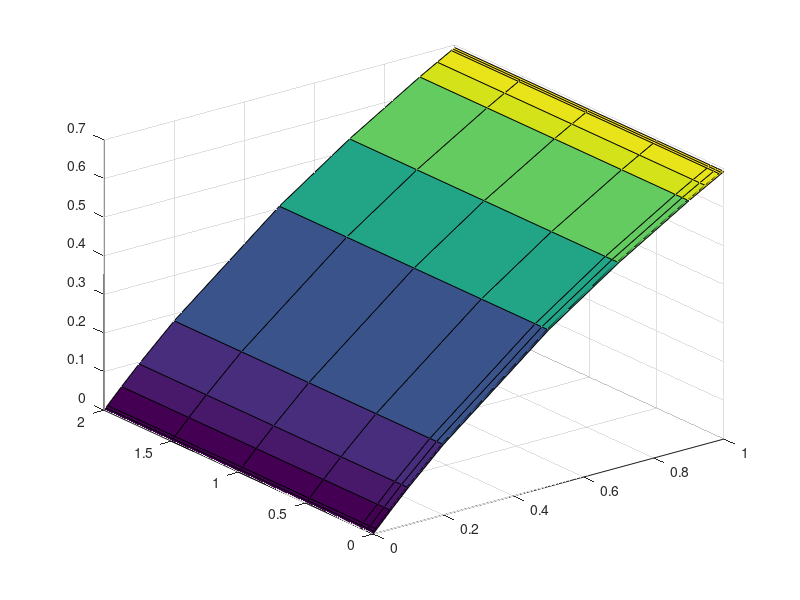

Recreate this plot in MATLAB.
clear;
clc;
load("datapredict.mat");



%%
% % 定义符号变量x
% syms x t
% 
% % 定义函数表达式
% y1 = x^2 + 3*x + t;
% y2 = x^2 + 3*x + t;
% 
% % 对函数表达式求导
% dy1_dx = diff(y1, x);
% dy1_dxdx = diff(dy1_dx, x);
% dy1_dt = diff(y1, t);
% 
% % 对函数表达式求导
% dy2_dx = diff(y2, x);
% dy2_dxdx = diff(dy2_dx, x);
% dy2_dt = diff(y2, t);
% 
% 
% 
% % 显示导数
% disp(dy1_dxdx -dy1_dt);
% disp(dy2_dxdx -dy2_dt);




x = [0 0.005 0.01 0.05 0.1 0.2 0.5 0.7 0.9 0.95 0.99 0.995 1];
t = [0 0.005 0.01 0.05 0.1 0.5 1 1.5 2];
ans = log(x + 1.0)
u = [ans;ans;ans;ans;ans;ans;ans;ans;ans]
surf(x,t,u)
